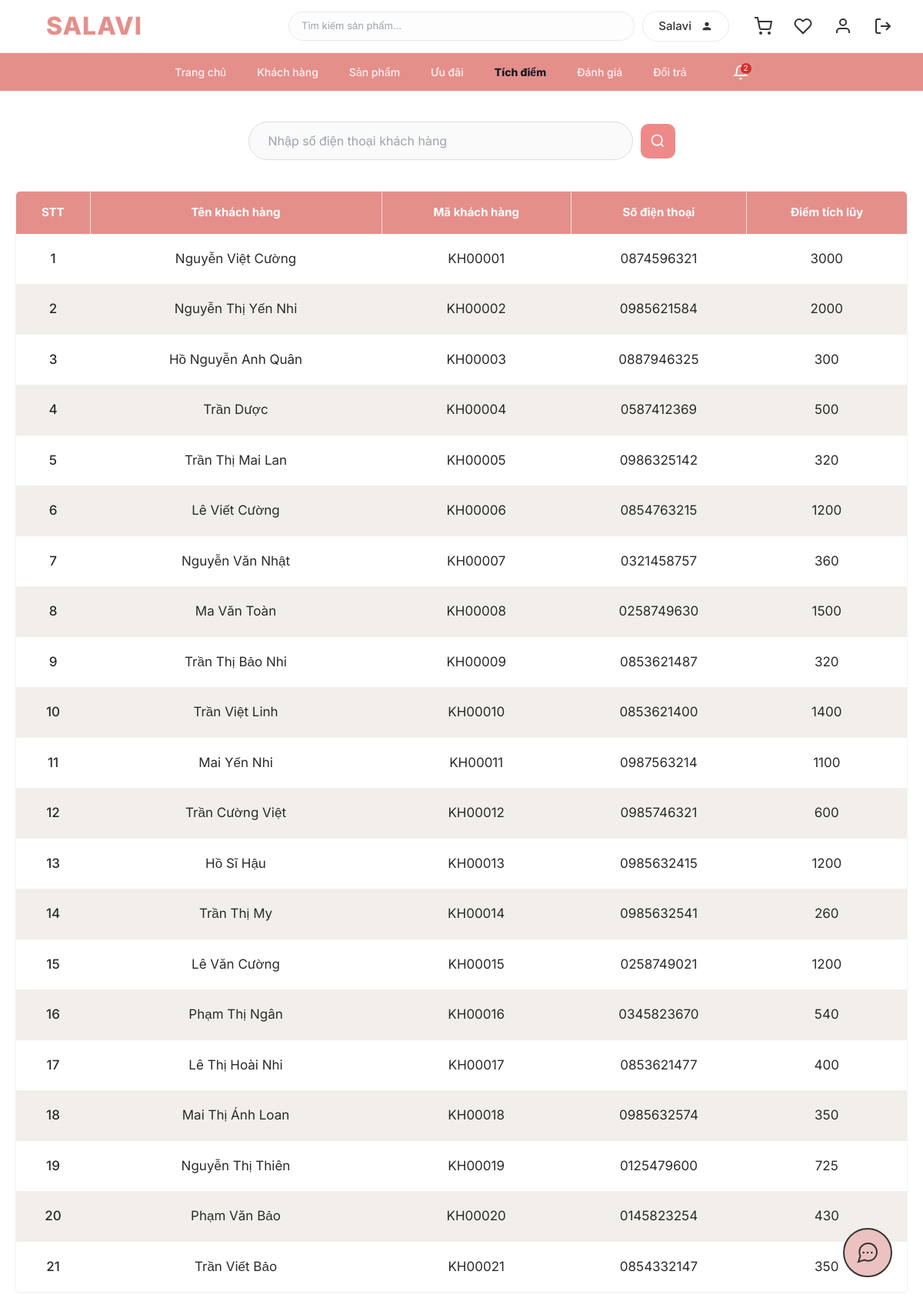
Page /diem-tich-luy/ on the earlier database version.
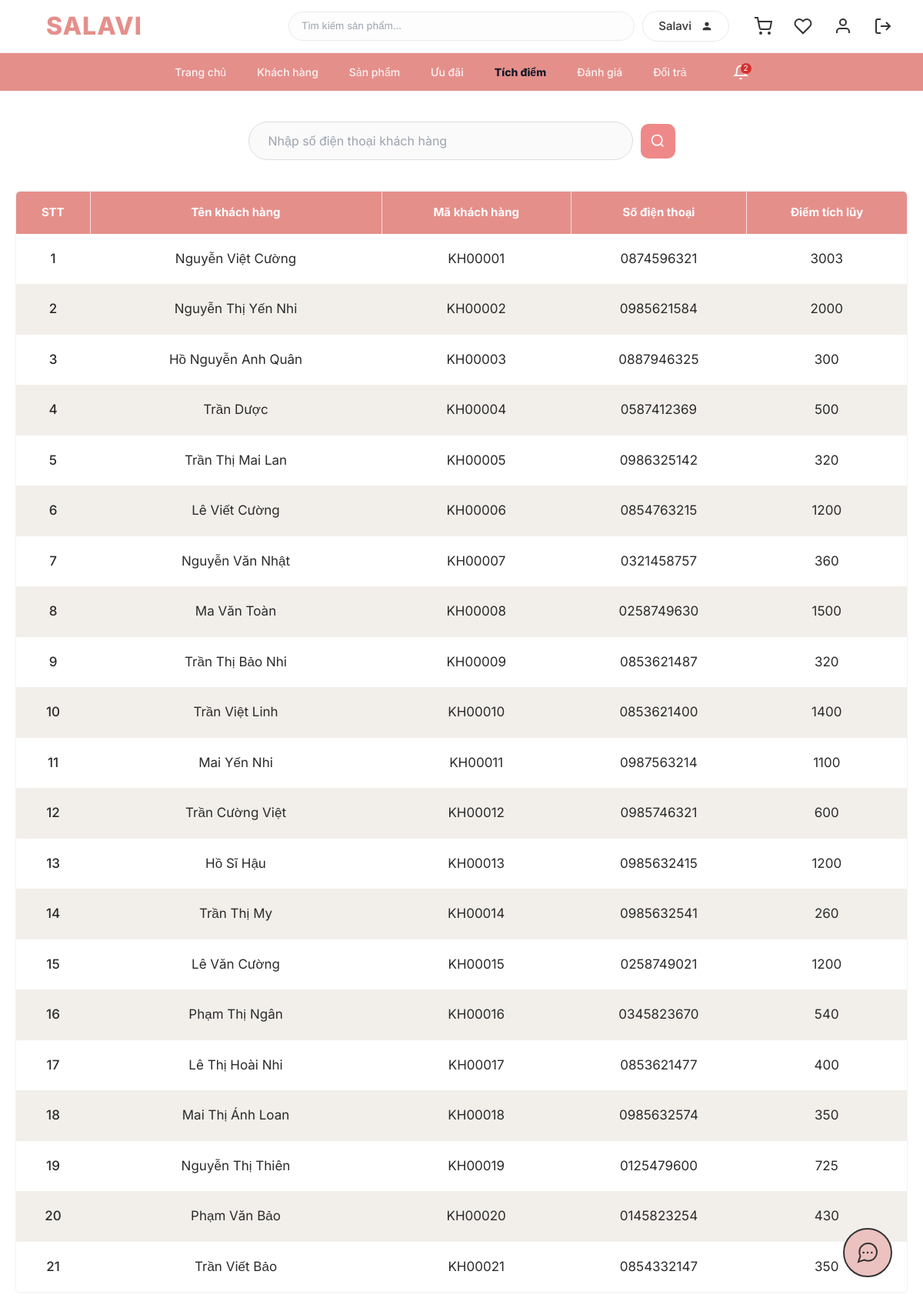
Same page on the later database version.
### cskh/models.py (models this page shows, shortened)
class TichDiem(models.Model):
    MaTichDiem = models.CharField(max_length=10, primary_key=True)
    MaKH = models.OneToOneField(KhachHang, on_delete=models.CASCADE)
    TongDiem = models.IntegerField()

### accounts/models.py (models this page shows, shortened)
class KhachHang(models.Model):
    MaKH = models.CharField(max_length=10, primary_key=True)
    user = models.OneToOneField(User, on_delete=models.CASCADE)
    HoTen = models.CharField(max_length=50)
    DiaChi = models.CharField(max_length=200)

### cskh/views.py (the view)
# urls.py: path('diem-tich-luy/', views.diem_tich_luy_view, name='diem_tich_luy'),
def diem_tich_luy_view(request):
    phone = request.GET.get('phone', '')
    if phone:
        danh_sach_tich_diem = TichDiem.objects.select_related('MaKH', 'MaKH__user').filter(
            MaKH__user__username__icontains=phone)
    else:
        danh_sach_tich_diem = TichDiem.objects.select_related('MaKH', 'MaKH__user').all()
    context = {
        'danh_sach_tich_diem': danh_sach_tich_diem
    }
    return render(request, 'cskh/diem_tich_luy.html', context)

### cskh/templates/cskh/diem_tich_luy.html (shortened to what this page needs)
{% extends 'base.html' %}
{% block content %}
<div class="loyalty-container">
    <div class="customer-search-section">
        <form method="GET" action="" class="input-group">
            <input type="text" name="phone" placeholder="Nhập số điện thoại khách hàng" value="{{ request.GET.phone }}">
            <button type="submit" class="btn-search-pink">
                <svg width="20" height="20" viewBox="0 0 24 24" fill="none" stroke="currentColor" stroke-width="2"><circle cx="11" cy="11" r="8"></circle><line x1="21" y1="21" x2="16.65" y2="16.65"></line></svg>
            </button>
        </form>
    </div>
    <div class="w-full shadow-sm overflow-hidden rounded-md border border-gray-100">
        <table class="w-full text-center border-collapse table-uudai">
            <thead class="bg-[#e58f8b] text-white">
                <tr>
                    <th class="py-4 font-bold text-[15px] w-24">STT</th>
                    <th class="py-4 font-bold text-[15px]">Tên khách hàng</th>
                    <th class="py-4 font-bold text-[15px]">Mã khách hàng</th>
                    <th class="py-4 font-bold text-[15px]">Số điện thoại</th>
                    <th class="py-4 font-bold text-[15px]">Điểm tích lũy</th>
                </tr>
            </thead>
            <tbody class="text-[#2b2b2b] text-[17px]">
                {% for tich_diem in danh_sach_tich_diem %}
                <tr class="hover:bg-[#fceeed] transition cursor-pointer group" onclick="openModal('{{ tich_diem.MaKH.MaKH }}')" id="row-{{ tich_diem.MaKH.MaKH }}">
                    <td class="py-5 font-medium">{{ forloop.counter }}</td>
                    <td class="py-5">{{ tich_diem.MaKH.HoTen }}</td>
                    <td class="py-5">{{ tich_diem.MaKH.MaKH }}</td>
                    <td class="py-5">{{ tich_diem.MaKH.user.username }}</td>
                    <td class="py-5">{{ tich_diem.TongDiem }}</td>
                </tr>
                {% endfor %}
            </tbody>
        </table>
    </div>
</div>
{% endblock %}

### templates/base.html (shortened to what this page needs)
{% load static %}
<!DOCTYPE html>
<html lang="vi">
<head>
    <script src="https://cdn.tailwindcss.com"></script>
    <link rel="stylesheet" href="https://cdnjs.cloudflare.com/ajax/libs/font-awesome/6.4.0/css/all.min.css">
    <link rel="stylesheet" href="{% static 'css/style.css' %}?v=5">
</head>
<body>
    <div class="header-top-container">
        <div class="header-top">
            <div class="logo">SALAVI</div>
            <div class="search-box">
                <input type="text" placeholder="Tìm kiếm sản phẩm...">
            </div>
            <div class="header-icons">
                <div class="user-btn">
                    Salavi
                    <svg width="16" height="16" viewBox="0 0 24 24" fill="currentColor">
                        <path
                            d="M12 12c2.21 0 4-1.79 4-4s-1.79-4-4-4-4 1.79-4 4 1.79 4 4 4zm0 2c-2.67 0-8 1.34-8 4v2h16v-2c0-2.66-5.33-4-8-4z" />
                    </svg>
                </div>
                <div class="icon-list">
                    <svg width="24" height="24" viewBox="0 0 24 24" fill="none" stroke="currentColor" stroke-width="2">
                        <circle cx="9" cy="21" r="1"></circle>
                        <circle cx="20" cy="21" r="1"></circle>
                        <path d="M1 1h4l2.68 13.39a2 2 0 0 0 2 1.61h9.72a2 2 0 0 0 2-1.61L23 6H6"></path>
                    </svg>
                    <svg width="24" height="24" viewBox="0 0 24 24" fill="none" stroke="currentColor" stroke-width="2">
                        <path
                            d="M20.84 4.61a5.5 5.5 0 0 0-7.78 0L12 5.67l-1.06-1.06a5.5 5.5 0 0 0-7.78 7.78l1.06 1.06L12 21.23l7.78-7.78 1.06-1.06a5.5 5.5 0 0 0 0-7.78z">
                        </path>
                    </svg>
                    <svg width="24" height="24" viewBox="0 0 24 24" fill="none" stroke="currentColor" stroke-width="2">
                        <path d="M20 21v-2a4 4 0 0 0-4-4H8a4 4 0 0 0-4 4v2"></path>
                        <circle cx="12" cy="7" r="4"></circle>
                    </svg>
                    <div class="logout-wrapper">
                        <div class="logout-icon-btn" id="logoutIconBtn">
                            <svg width="24" height="24" viewBox="0 0 24 24" fill="none" stroke="currentColor" stroke-width="2">
                                <path d="M9 21H5a2 2 0 0 1-2-2V5a2 2 0 0 1 2-2h4"></path>
                                <polyline points="16 17 21 12 16 7"></polyline>
                                <line x1="21" y1="12" x2="9" y2="12"></line>
                            </svg>
                        </div>
                    </div>
                </div>
            </div>
        </div>
    </div>
    <header class="header-nav">
        <div class="nav-container">
            <nav class="nav">
                <a href="{% url 'cskh:dashboard' %}" class="{% if request.path == '/' %}active !text-gray-900{% endif %}">Trang chủ</a>
                <a href="{% url 'accounts:customer_list' %}" class="{% if 'customers' in request.path or 'accounts' in request.path %}active !text-gray-900{% endif %}">Khách hàng</a>
                <a href="{% url 'products:product_list' %}" class="{% if 'products' in request.path %}active !text-gray-900{% endif %}">Sản phẩm</a>
                <a href="{% url 'cskh:uudai_list' %}" class="{% if 'uudai' in request.path %}active !text-gray-900{% endif %}">Ưu đãi</a>
                <a href="{% url 'cskh:diem_tich_luy' %}" class="{% if 'tich-luy' in request.path %}active !text-gray-900{% endif %}">Tích điểm</a>
                <a href="{% url 'cskh:quan_ly_danh_gia' %}" class="{% if 'danh-gia' in request.path %}active !text-gray-900{% endif %}">Đánh giá</a>
                <a href="{% url 'orders:doitra_list' %}" class="{% if 'doitra' in request.path or 'orders' in request.path %}active !text-gray-900{% endif %}">Đổi trả</a>
            </nav>
            <div class="notification-bell" id="bellIconBtn">
                <svg width="20" height="20" viewBox="0 0 24 24" fill="none" stroke="currentColor" stroke-width="2">
                    <path d="M18 8A6 6 0 0 0 6 8c0 7-3 9-3 9h18s-3-2-3-9"></path>
                    <path d="M13.73 21a2 2 0 0 1-3.46 0"></path>
                </svg>
                {% if nav_notifications_count > 0 %}
                <span class="badge">{{ nav_notifications_count }}</span>
                {% endif %}
            </div>
        </div>
    </header>
    {% block content %}
    {% endblock %}
    <a href="{% url 'cskh:chat_reply' %}" class="support-btn" style="display: flex; text-decoration: none;">
    </a>
</body>
</html>

### static/css/style.css (style rules this page uses)
* { margin: 0; padding: 0; box-sizing: border-box; font-family: 'Inter', sans-serif; }
body { background: #fafafa; color: #333; }
.header-top-container { background: #fff; border-bottom: 1px solid #f0f0f0; }
.header-top { position: relative; max-width: 1440px; margin: 0 auto; padding: 10px 40px; display: flex; align-items: center; justify-content: space-between; }
.logo { font-size: 32px; font-weight: 800; color: #e58f8b; letter-spacing: 1px; margin-left: 20px; }
.search-box { position: absolute; left: 50%; transform: translateX(-50%); width: 450px; }
.search-box input { width: 100%; padding: 8px 16px; font-size: 13px; border-radius: 20px; border: 1px solid #eaeaea; background: #fdfdfd; color: #666; outline: none; }
.header-icons { display: flex; align-items: center; gap: 32px; }
.user-btn { display: flex; align-items: center; gap: 12px; padding: 8px 20px; border: 1px solid #eaeaea; border-radius: 20px; font-size: 15px; font-weight: 500; cursor: pointer; transition: all 0.2s; }
.icon-list { display: flex; gap: 28px; color: #333; }
.header-nav { background: #e58f8b; color: #fff; }
.nav-container { max-width: 1440px; margin: 0 auto; padding: 0 40px; display: flex; justify-content: center; align-items: center; gap: 60px; }
.nav { display: flex; justify-content: center; gap: 40px; }
.nav a { color: #fff; text-decoration: none; font-size: 14px; font-weight: 500; padding: 14px 0; opacity: 0.9; cursor: pointer; transition: all 0.2s; }
.nav a.active { font-weight: 800; color: #2b2b2b; opacity: 1; }
.notification-bell { position: relative; padding: 10px 0; }
.notification-bell .badge { position: absolute; top: 8px; right: -4px; background: #d32f2f; color: #fff; font-size: 10px; width: 14px; height: 14px; border-radius: 50%; display: flex; align-items: center; justify-content: center; }
.support-btn { position: fixed; right: 40px; bottom: 40px; width: 64px; height: 64px; border-radius: 50%; background: #ecc2c0; border: 2px solid #333; display: flex; align-items: center; justify-content: center; cursor: pointer; }
.support-btn svg { width: 32px; height: 32px; fill: none; stroke: #333; stroke-width: 1.5; }

### templates/base.html (style rules this page uses)
.logout-wrapper { position: relative; display: flex; align-items: center; }
.logout-icon-btn { cursor: pointer; transition: opacity 0.2s; }
.notification-bell { position: relative; cursor: pointer; display: flex; align-items: center; justify-content: center; }

### cskh/templates/cskh/diem_tich_luy.html (style rules this page uses)
.loyalty-container { max-width: 1200px; margin: 0 auto; padding: 20px; background-color: #ffffff; }
.customer-search-section { display: flex; justify-content: center; margin-bottom: 40px; margin-top: 20px; }
.input-group { display: flex; gap: 10px; align-items: center; }
.input-group input { width: 500px; padding: 12px 25px; border-radius: 30px; border: 1px solid #ddd; background-color: #fafafa; outline: none; }
.btn-search-pink { background-color: #EF8989; border: none; color: white; width: 45px; height: 45px; border-radius: 10px; cursor: pointer; transition: 0.3s; display: flex; align-items: center; justify-content: center; }
.table-uudai tbody tr:nth-child(even) { background-color: #f2efeb; }
.table-uudai tbody tr:nth-child(odd) { background-color: #ffffff; }
.table-uudai th:not(:last-child) { border-right: 1px solid rgba(255, 255, 255, 0.7); }

Differences in the rows shown:
changed TichDiem "Nguyễn Việt Cường": TongDiem "3000" → "3003"
